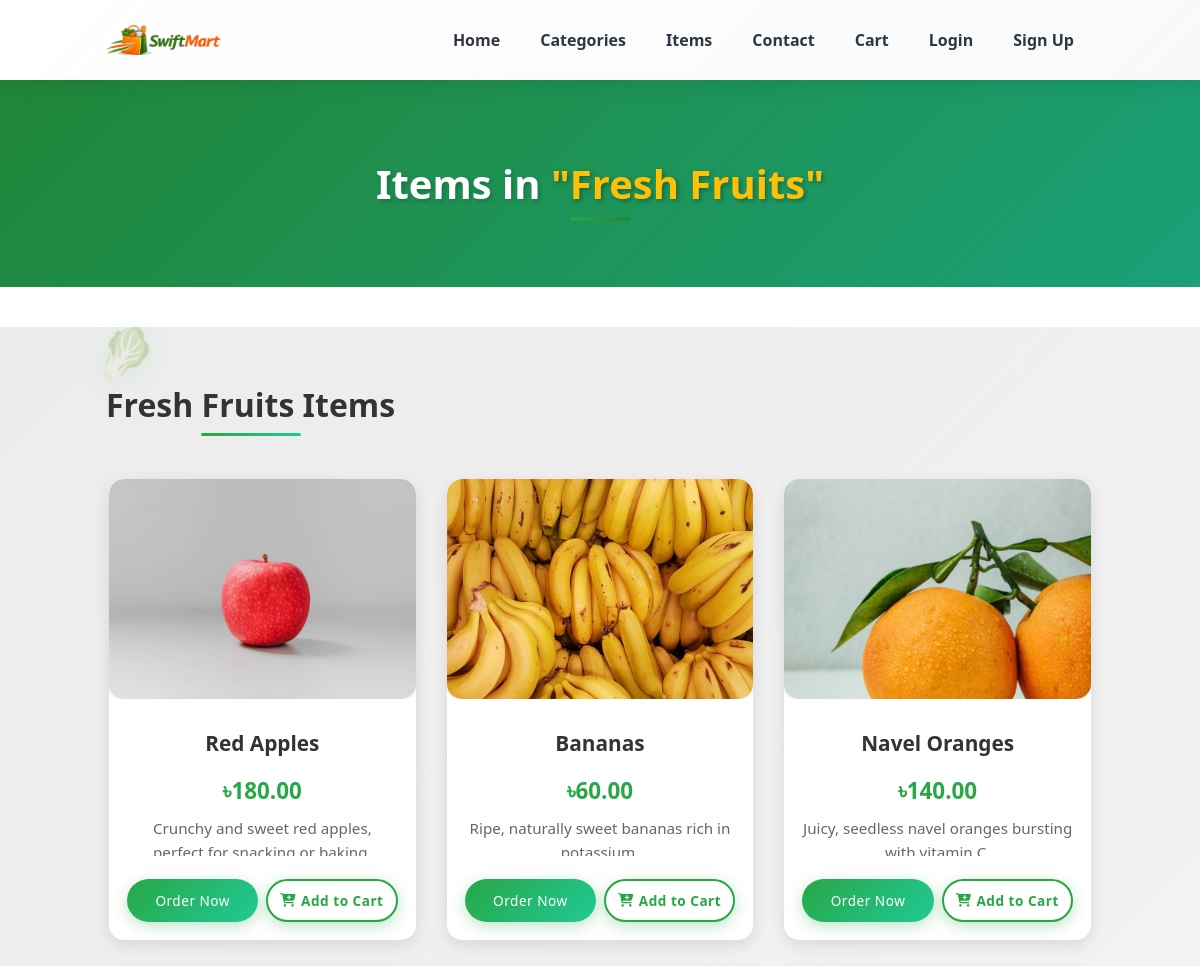
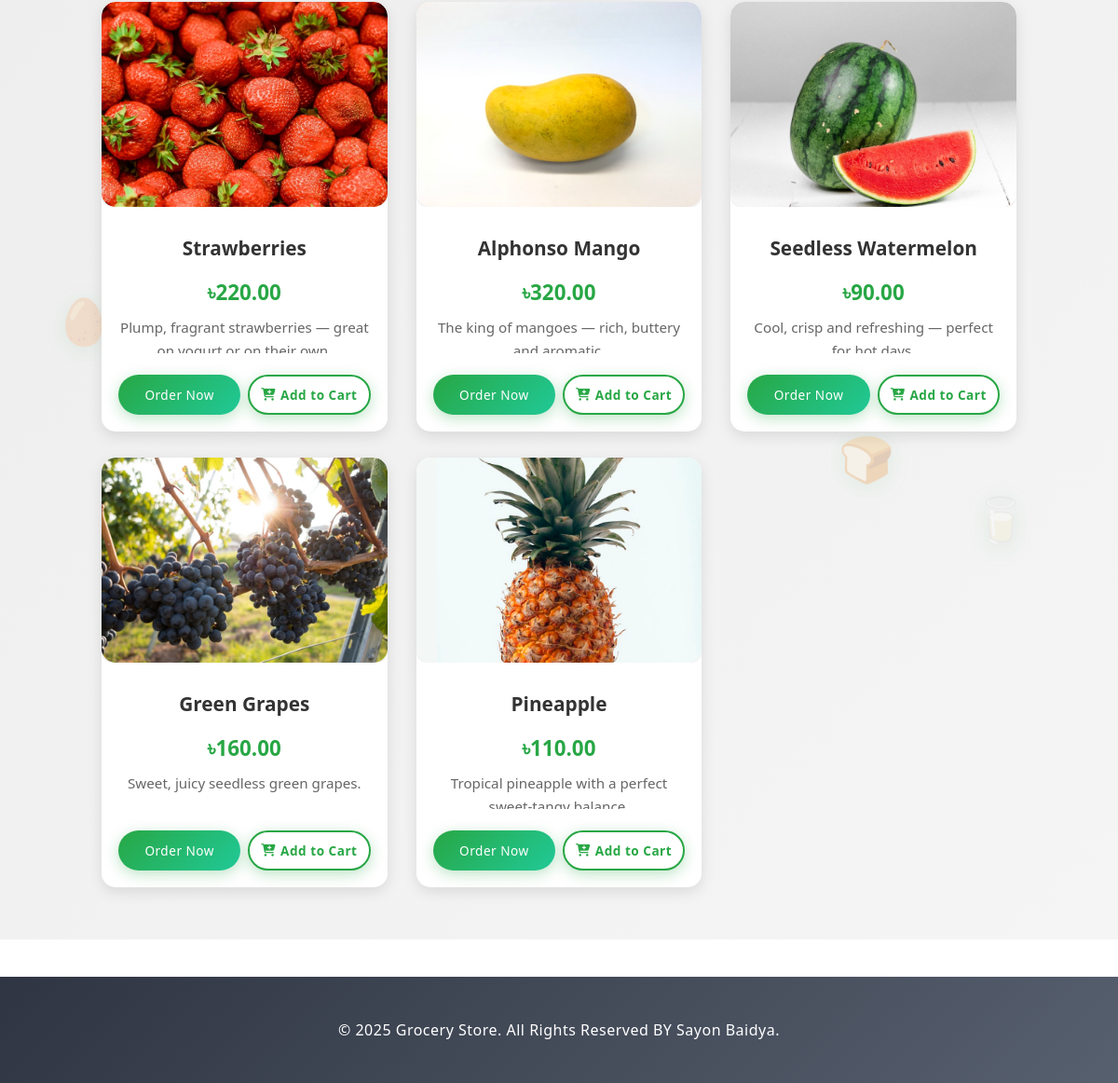
The page /category/fresh-fruits/ on the database its author committed (2 pictures, top to bottom).
### home/models.py (models this page shows, shortened)
class Category(models.Model):
    name = models.CharField(max_length=100)
    slug = models.SlugField(unique=True)
    description = models.TextField(blank=True)
    image = models.ImageField(upload_to='categories/', blank=True, null=True)
    is_active = models.BooleanField(default=True)
    created_at = models.DateTimeField(auto_now_add=True)
    class Meta:
        verbose_name_plural = 'Categories'

class Product(models.Model):
    UNIT_CHOICES = [
        ('kg', 'Kilogram'),
        ('g', 'Gram'),
        ('l', 'Liter'),
        ('ml', 'Milliliter'),
        ('pcs', 'Pieces'),
        ('dozen', 'Dozen'),
    ]
    category = models.ForeignKey(Category, on_delete=models.CASCADE, related_name='products')
    name = models.CharField(max_length=200)
    slug = models.SlugField(unique=True)
    description = models.TextField()
    price = models.DecimalField(max_digits=10, decimal_places=2)
    original_price = models.DecimalField(max_digits=10, decimal_places=2, blank=True, null=True)
    image = models.ImageField(upload_to='products/', blank=True, null=True)
    stock = models.PositiveIntegerField(default=0)
    unit = models.CharField(max_length=20, choices=UNIT_CHOICES, default='kg')
    weight = models.DecimalField(max_digits=10, decimal_places=2, blank=True, null=True)
    weight_unit = models.CharField(max_length=10, blank=True, null=True)
    is_available = models.BooleanField(default=True)
    is_popular = models.BooleanField(default=False)
    is_organic = models.BooleanField(default=False)
    is_fresh = models.BooleanField(default=False)
    created_at = models.DateTimeField(auto_now_add=True)
    updated_at = models.DateTimeField(auto_now=True)

### home/views.py (the view)
# urls.py: path('category/<slug:category_slug>/', views.category_items, name='category_items'),
def category_items(request, category_slug):
    category = get_object_or_404(Category, slug=category_slug, is_active=True)
    items = Product.objects.filter(category=category, is_available=True)
    cart = request.session.get('cart', {})
    cart_count = len(cart)
    context = {
        'category': category,
        'items': items,
        'cart_count': cart_count,
    }
    return render(request, 'category_items.html', context)

### templates/category_items.html (shortened to what this page needs)
{% extends 'base.html' %}
{% load static %}
{% block content %}
<section class="food-search text-center">
    <div class="container">
        <h2>
            Items in
            <a href="{% url 'home:category_items' category.slug %}" class="text-white">
                "{{ category.name }}"
            </a>
        </h2>
    </div>
</section>
<section class="food-menu">
    <div class="container">
        <h2 class="text-center" id="categoryTitle">{{ category.name }} Items</h2>
        {% if items %}
        <div class="products-grid">
            {% for item in items %}
            <div class="food-menu-box" onclick="viewProduct('{{ item.name|escapejs }}', '{% if item.image %}{{ item.image.url }}{% else %}{% static 'images/placeholder.jpg' %}{% endif %}', '{{ item.price }}', '{{ item.category.name|escapejs }}', '{{ item.description|escapejs }}')">
                <div class="food-menu-img">
                    {% if item.image %}
                        <img src="{{ item.image.url }}" alt="{{ item.name }}" class="img-responsive img-curve">
                    {% else %}
                        <img src="{% static 'images/placeholder.jpg' %}" alt="{{ item.name }}" class="img-responsive img-curve">
                    {% endif %}
                </div>
                <div class="food-menu-desc">
                    <h4>{{ item.name }}</h4>
                    <p class="food-price">৳{{ item.price }}</p>
                    <p class="food-detail">{{ item.description|truncatechars:100 }}</p>
                    <div class="food-menu-actions" onclick="event.stopPropagation()">
                        <a href="{% url 'home:order' %}?name={{ item.name|urlencode }}&image={% if item.image %}{{ item.image.url|urlencode }}{% else %}{% static 'images/placeholder.jpg' %}{% endif %}&price={{ item.price }}&category={{ item.category.name|urlencode }}&description={{ item.description|urlencode }}"
                           class="btn btn-primary">Order Now</a>
                        <form method="POST" action="{% url 'home:add_to_cart' item.id %}" class="add-to-cart-form">
                            <button type="submit" class="btn btn-add-cart">
                                <i class="fas fa-cart-plus"></i> Add to Cart
                            </button>
                        </form>
                    </div>
                </div>
            </div>
            {% endfor %}
        </div>
        {% else %}
        <div class="text-center">
            <p style="font-size: 1.2rem; color: #666; padding: 40px;">
                No items available in this category at the moment.
            </p>
        </div>
        {% endif %}
    </div>
</section>
{% endblock %}

### static/css/style.css (style rules this page uses)
* { margin: 0; padding: 0; box-sizing: border-box; font-family: 'Segoe UI', Tahoma, Geneva, Verdana, sans-serif; }
html { scroll-behavior: smooth; }
body { overflow-x: hidden; }
.container { width: 85%; max-width: 1200px; margin: 0 auto; padding: 1rem; }
.img-responsive { width: 100%; transition: transform 0.4s ease, filter 0.3s ease; }
.img-curve { border-radius: 15px; box-shadow: 0 4px 15px rgba(0,0,0,0.1); }
.text-center { text-align: center; }
.text-white { color: white; text-shadow: 2px 2px 4px rgba(0,0,0,0.3); }
a { color: #28a745; text-decoration: none; transition: all 0.3s ease; position: relative; }
.btn { padding: 12px 30px; border: none; font-size: 1rem; border-radius: 50px; transition: all 0.3s ease; font-weight: 600; letter-spacing: 0.5px; box-shadow: 0 4px 15px rgba(40, 167, 69, 0.3); position: relative; overflow: hidden; display: inline-block; }
.btn-primary { background: linear-gradient(135deg, #28a745 0%, #218838 100%); color: white !important; cursor: pointer; border: none; position: relative; z-index: 1; }
.btn-primary::before { content: ''; position: absolute; top: 0; left: 0; width: 0; height: 100%; background: linear-gradient(135deg, #218838 0%, #1e7e34 100%); transition: width 0.4s ease; z-index: -1; border-radius: 50px; }
h2 { color: #2f3542; font-size: 2.5rem; margin-bottom: 2.5rem; font-weight: 700; position: relative; animation: fadeInDown 0.8s ease; }
.text-center h2 { display: inline-block; }
h2::after { content: ''; position: absolute; bottom: -10px; left: 50%; transform: translateX(-50%); width: 60px; height: 4px; background: linear-gradient(135deg, #28a745 0%, #218838 100%); border-radius: 2px; }
.food-search { background-image: linear-gradient(135deg, rgba(40, 167, 69, 0.8) 0%, rgba(33, 136, 56, 0.7) 100%), url(../images/bg.jpg); background-size: cover; background-repeat: no-repeat; background-position: center; background-attachment: fixed; padding: 80px 0; position: relative; animation: fadeIn 0.8s ease; }
.food-search::before { content: ''; position: absolute; top: 0; left: 0; width: 100%; height: 100%; background: rgba(0,0,0,0.2); z-index: 0; }
.food-search .container { position: relative; z-index: 1; }
.food-search h2 { color: white; animation: fadeInUp 1s ease; }
.food-menu { background: linear-gradient(135deg, #ececec 0%, #f5f5f5 100%); padding: 60px 0; }
.food-menu-box { width: 23%; margin: 1%; padding: 20px; float: left; background: white; border-radius: 15px; box-shadow: 0 5px 20px rgba(0,0,0,0.08); transition: all 0.4s cubic-bezier(0.4, 0, 0.2, 1); animation: fadeIn 0.6s ease; animation-fill-mode: both; position: relative; overflow: hidden; display: flex; flex-direction: column; cursor: pointer; min-height: 350px; }
.food-menu-box::before { content: ''; position: absolute; top: 0; left: -100%; width: 100%; height: 100%; background: linear-gradient(90deg, transparent, rgba(40, 167, 69, 0.1), transparent); transition: left 0.5s ease; z-index: 0; }
.food-menu-box:nth-child(1) { animation-delay: 0.1s; }
.food-menu-box:nth-child(2) { animation-delay: 0.2s; }
.food-menu-box:nth-child(3) { animation-delay: 0.3s; }
.food-menu-box:nth-child(4) { animation-delay: 0.4s; }
.food-menu-box:nth-child(5) { animation-delay: 0.5s; }
.food-menu-box:nth-child(6) { animation-delay: 0.6s; }
.food-menu-img { width: 100%; height: 200px; flex-shrink: 0; transition: transform 0.4s ease; position: relative; z-index: 1; margin-bottom: 15px; overflow: hidden; border-radius: 10px; }
.food-menu-img img { width: 100%; height: 100%; object-fit: cover; transition: transform 0.4s ease; }
.food-menu-desc { flex: 1; position: relative; z-index: 1; display: flex; flex-direction: column; text-align: center; }
.food-menu-desc h4 { color: #2f3542; font-size: 1.2rem; margin-bottom: 8px; transition: color 0.3s ease; font-weight: 700; text-align: center; }
.food-price { font-size: 1.6rem; margin: 8px 0; color: #28a745; font-weight: 700; }
.food-detail { font-size: 0.9rem; color: #747d8c; line-height: 1.5; height: 40px; overflow: hidden; margin-bottom: 15px; text-align: center; }
@media (prefers-reduced-motion: no-preference) { html { scroll-behavior: smooth; } }
.img-responsive { background: linear-gradient(90deg, rgba(255,255,255,0) 0%, rgba(255,255,255,0.2) 50%, rgba(255,255,255,0) 100%); background-size: 1000px 100%; }

### rows shown on the page
Category: name "Fresh Fruits"
Product: image (picture), name "Red Apples", price "180.00", description "Crunchy and sweet red apples,…"
Product: image (picture), name "Bananas", price "60.00", description "Ripe, naturally sweet bananas rich in…"
Product: image (picture), name "Navel Oranges", price "140.00", description "Juicy, seedless navel oranges bursting…"
Product: image (picture), name "Strawberries", price "220.00", description "Plump, fragrant strawberries — great…"
Product: image (picture), name "Alphonso Mango", price "320.00", description "The king of mangoes — rich, buttery…"
Product: image (picture), name "Seedless Watermelon", price "90.00", description "Cool, crisp and refreshing — perfect…"
Product: image (picture), name "Green Grapes", price "160.00", description "Sweet, juicy seedless green grapes."
Product: image (picture), name "Pineapple", price "110.00", description "Tropical pineapple with a perfect…"
